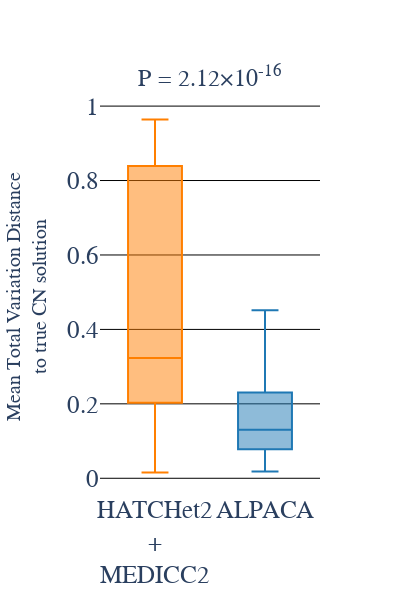

Notebook cell for this chart:
### Code cell
distance_results_transformed = distance_results.groupby(['tumour_id','model']).apply(lambda x: x['total_var_dist_mean'].mean()).reset_index().rename(columns={0:'total_var_dist_mean'})
distance_results_transformed_wide = distance_results_transformed.pivot(index='tumour_id',columns='model',values='total_var_dist_mean').reset_index()
distance_results_transformed_wide.rename(columns={'ALPACA':'alpaca','HATCHET':'hatchet'},inplace=True)

fig_T, results = make_error_comparison_plot(
    cohort_results=distance_results_transformed_wide,
    palette_path=palette_path,
    y_axis_title='Mean Total Variation Distance<br>to true CN solution',
    w=w,
    h=h,
    font_size=lables_font_size)
fig_T.update_traces(name="HATCHet2<br>+<br>MEDICC2", selector=dict(name="HATCHet"))
fig_T.write_image(f'../../figures/Fig1d_TVD_comparison_boxplot_alpaca_vs_hatchet.pdf', width=w, height=h,scale=scale)
fig_T.show()

### Figure 1 — Plotly figure (JSON) as saved in the notebook; plotly's stock layout.template omitted (floating-point values rounded to 4 significant figures; data arrays with more than 128 entries replaced by an {"elided": "..."} marker saying what was removed)
{"data": [{"boxpoints": "outliers", "jitter": 0, "line": {"color": "#FF7F00", "width": 2}, "marker": {"size": 2.5}, "name": "HATCHet2<br>+<br>MEDICC2", "orientation": "v", "pointpos": 0, "type": "box", "y": {"elided": "150 float values"}}, {"boxpoints": "outliers", "jitter": 0, "line": {"color": "#1F78B4", "width": 2}, "marker": {"size": 2.5}, "name": "ALPACA", "orientation": "v", "pointpos": 0, "type": "box", "y": {"elided": "150 float values"}}], "layout": {"annotations": [{"align": "left", "font": {"size": 24}, "showarrow": false, "text": "P = 2.12×10<sup>-16</sup>", "x": 0.5, "xref": "paper", "y": 1.1, "yref": "paper"}], "font": {"family": "Arial", "size": 25}, "height": 600, "paper_bgcolor": "white", "plot_bgcolor": "white", "showlegend": false, "title": {"text": ""}, "width": 400, "xaxis": {"showgrid": true}, "yaxis": {"gridcolor": "black", "gridwidth": 1, "showgrid": true, "title": {"font": {"family": "Arial", "size": 20}, "text": "Mean Total Variation Distance<br>to true CN solution"}, "zeroline": true, "zerolinecolor": "black", "zerolinewidth": 1}}}
